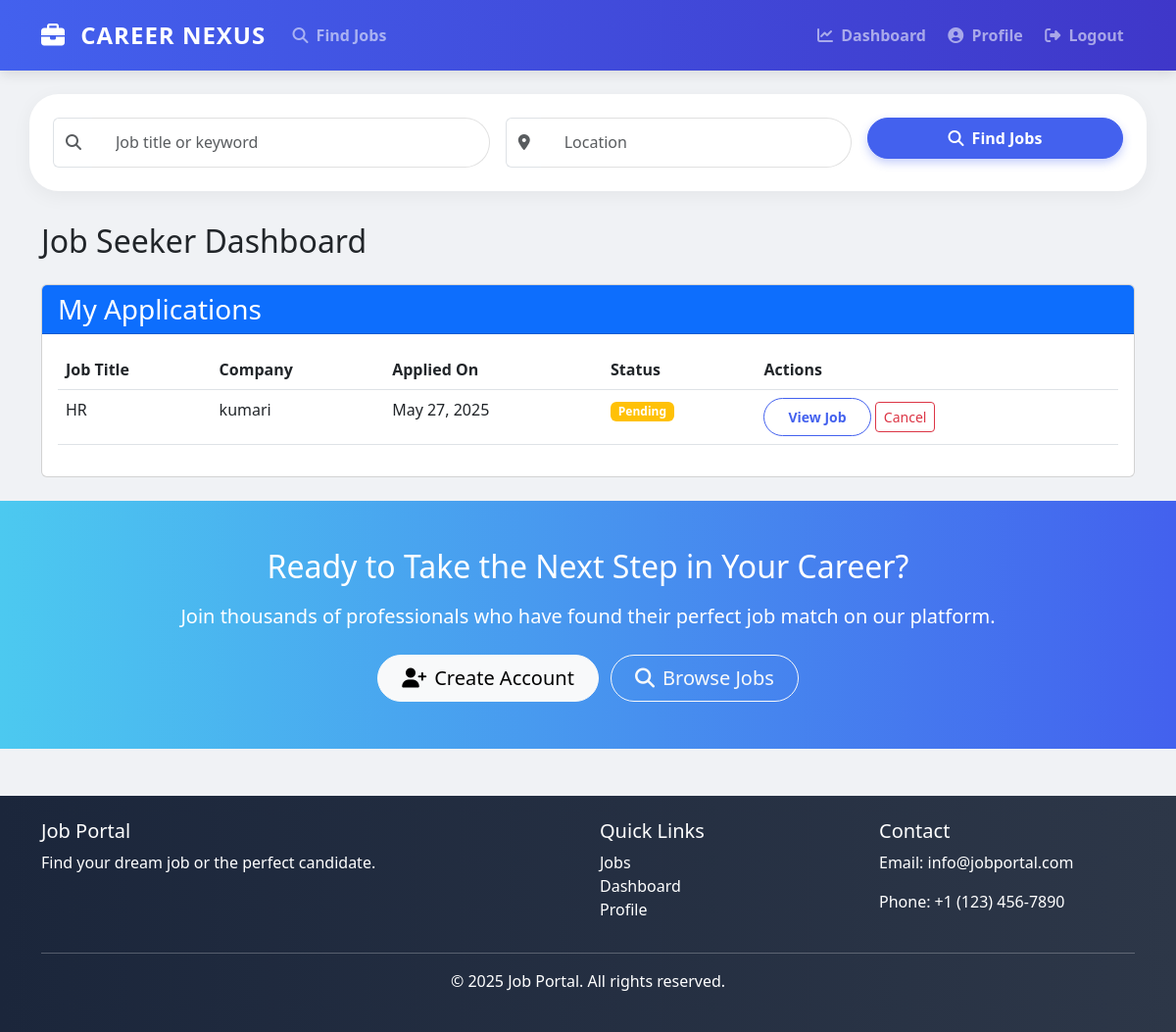
The page /accounts/dashboard/ (signed in) on the database its author committed.
### jobs/models.py (models this page shows, shortened)
class Application(models.Model):
    STATUS_CHOICES = [
        ('pending', 'Pending'),
        ('reviewed', 'Reviewed'),
        ('shortlisted', 'Shortlisted'),
        ('rejected', 'Rejected'),
        ('hired', 'Hired'),
    ]
    job = models.ForeignKey(Job, on_delete=models.CASCADE, related_name='applications')
    applicant = models.ForeignKey(User, on_delete=models.CASCADE, related_name='applications')
    cover_letter = models.TextField()
    resume = models.FileField(upload_to='application_resumes/', blank=True, null=True)
    status = models.CharField(max_length=20, choices=STATUS_CHOICES, default='pending')
    applied_at = models.DateTimeField(auto_now_add=True)
    updated_at = models.DateTimeField(auto_now=True)

class Job(models.Model):
    JOB_TYPE_CHOICES = [
        ('full_time', 'Full Time'),
        ('part_time', 'Part Time'),
        ('contract', 'Contract'),
        ('internship', 'Internship'),
        ('remote', 'Remote'),
    ]
    title = models.CharField(max_length=100)
    company = models.ForeignKey(Company, on_delete=models.CASCADE, related_name='jobs')
    category = models.ForeignKey(Category, on_delete=models.SET_NULL, null=True, related_name='jobs')
    description = models.TextField()
    requirements = models.TextField()
    salary_min = models.IntegerField(blank=True, null=True)
    salary_max = models.IntegerField(blank=True, null=True)
    location = models.CharField(max_length=100)
    job_type = models.CharField(max_length=20, choices=JOB_TYPE_CHOICES)
    posted_by = models.ForeignKey(User, on_delete=models.CASCADE, related_name='posted_jobs')
    created_at = models.DateTimeField(auto_now_add=True)
    deadline = models.DateField()
    is_active = models.BooleanField(default=True)

### companies/models.py (models this page shows, shortened)
class Company(models.Model):
    name = models.CharField(max_length=100)
    owner = models.ForeignKey(User, on_delete=models.CASCADE, related_name='companies')
    logo = models.ImageField(upload_to='company_logos/', blank=True, null=True)
    description = models.TextField()
    website = models.URLField(blank=True, null=True)
    location = models.CharField(max_length=100)
    established_date = models.DateField(blank=True, null=True)
    class Meta:
        verbose_name_plural = "Companies"

### accounts/views.py (the view)
# urls.py: path('dashboard/', views.dashboard, name='dashboard'),
@login_required
def dashboard(request):
    user = request.user
    if user.profile.is_employer:
        context = {
            'companies': user.companies.all(),
            'posted_jobs': user.posted_jobs.all(),
        }
        return render(request, 'accounts/employer_dashboard.html', context)
    else:
        applications = Application.objects.filter(applicant=user)
        context = {
            'applications': applications
        }
        return render(request, 'accounts/jobseeker_dashboard.html', context)

### templates/accounts/jobseeker_dashboard.html (shortened to what this page needs)
{% extends 'base.html' %}
{% block content %}
<h2 class="mb-4">Job Seeker Dashboard</h2>
<div class="card">
    <div class="card-header bg-primary text-white">
        <h3 class="mb-0">My Applications</h3>
    </div>
    <div class="card-body">
        {% if applications %}
            <div class="table-responsive">
                <table class="table table-hover">
                    <thead>
                        <tr>
                            <th>Job Title</th>
                            <th>Company</th>
                            <th>Applied On</th>
                            <th>Status</th>
                            <th>Actions</th>
                        </tr>
                    </thead>
                    <tbody>
                        {% for application in applications %}
                            <tr>
                                <td>{{ application.job.title }}</td>
                                <td>{{ application.job.company.name }}</td>
                                <td>{{ application.applied_at|date:"M d, Y" }}</td>
                                <td>
                                    {% if application.status == 'pending' %}
                                        <span class="badge bg-warning">Pending</span>
                                    {% elif application.status == 'reviewed' %}
                                        <span class="badge bg-info">Reviewed</span>
                                    {% elif application.status == 'shortlisted' %}
                                        <span class="badge bg-primary">Shortlisted</span>
                                    {% elif application.status == 'rejected' %}
                                        <span class="badge bg-danger">Rejected</span>
                                    {% elif application.status == 'hired' %}
                                        <span class="badge bg-success">Hired</span>
                                    {% endif %}
                                </td>
                                <td>
                                    <a href="{% url 'job_detail' application.job.pk %}" class="btn btn-sm btn-outline-primary">View Job</a>
                                    {% if application.status in 'pending,reviewed' %}
                                            <a href="{% url 'cancel_application' application.pk %}" class="btn btn-sm btn-outline-danger">Cancel</a>
                                        {% endif %}
                                </td>
                            </tr>
                        {% endfor %}
                    </tbody>
                </table>
            </div>
        {% else %}
            <p>You haven't applied for any jobs yet.</p>
            <a href="{% url 'job_list' %}" class="btn btn-primary">Browse Jobs</a>
        {% endif %}
    </div>
</div>
{% endblock %}>

### templates/base.html (style rules this page uses)
:root { --primary-color: #4361ee; --secondary-color: #3f37c9; --accent-color: #4cc9f0; --dark-color: #1b263b; --light-color: #f8f9fa; }
body { font-family: 'Segoe UI', Tahoma, Geneva, Verdana, sans-serif; background-color: #f0f2f5; }
.btn-outline-primary { color: var(--primary-color); border-color: var(--primary-color); border-radius: 30px; padding: 0.5rem 1.5rem; font-weight: 600; }

### rows shown on the page
Application: job "HR", job.company.name "kumari", applied_at "May 27, 2025", status "Pending"
